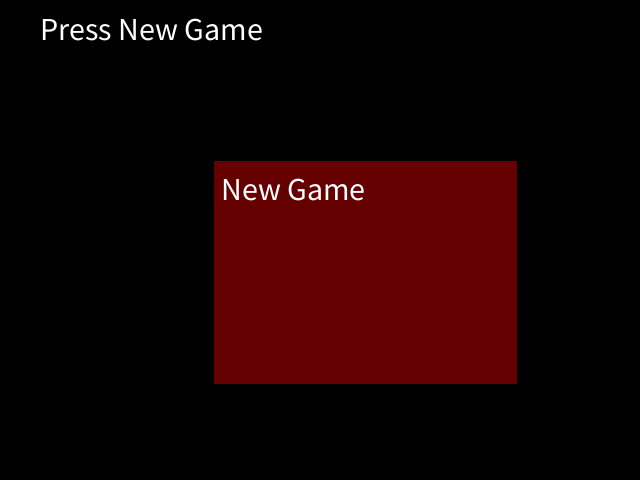
Frame 1 (no input)
Frame 60 (the mouse pressed at the canvas centre just before this capture): identical to frame 1, image omitted
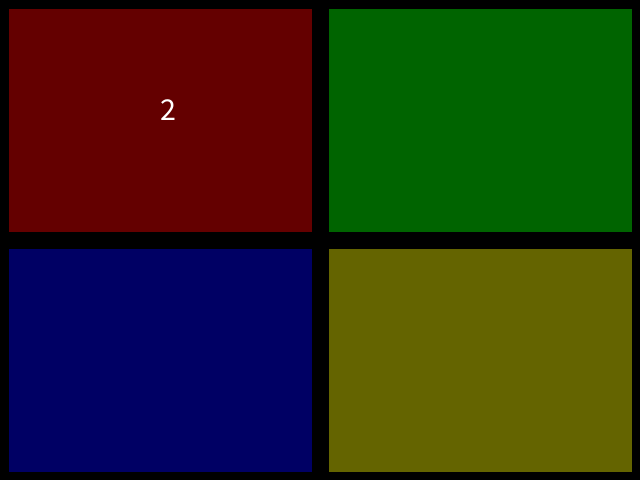
Frame 120 (the mouse held since frame 60 and released just before this capture)

The Processing sketch that drew these frames (run headless with seeded random() and noise(); from frame 60 on, the mouse is pressed at the canvas centre):

// Processing sketch: processing_136862
// ── processing_136862.pde

/**
    AC21010.4 Game
    Authors: Todd Harding, Will Neal, Sondai Smith, Adam Brown
     
    Description:
    Game Of Simon

**/
 


void setup() 
{
  size(640, 480);
  tileWidth = ((width/dimension) - (2 * padding));
  tileHeight = ((height/dimension) - (2 * padding));
  tiles = new ArrayList<Tile>();
  colors = new color[] {color(intensity, 0 , 0, alpha), color(0, intensity, 0, alpha), color(0, 0, intensity, alpha), color(intensity, intensity, 0, alpha)};
  flashColors = new color[] {color(255, 0, 0, alpha), color(0, 255, 0, alpha), color(0, 0, 255, alpha), color(255, 255, 0, alpha)}; 
  CreateMainMenu();
}

void draw() 
{
  ClearBG();
  switch(mode)
  {
    case MENU:
    {
      DrawMainMenu();
    }
    break;
    case GAME:
    {
      UpdateGame();
      DrawAllTiles();
      if(turnTimer > 0)
      {
        allowInput = false;
        fill(255);
        textSize(txtSize);
        text(turnTimer/1000 + 1, width/4, height/4);
      }
      else
      {
        allowInput = true;
      }
    }
    break;
  }
}

void mousePressed() 
{
  switch(mode)
  {
    case MENU:
    {
      HandleMenuInput();
    }
    break;
    case GAME:
    {
      HandleGameInput();
    }
    break;
  }
}
interface IButton
{
  void OnClick();
}

interface ICommand
{
  void Execute();
}

class Button implements IButton
{
  public boolean isMouseOver = false;
  public String text;
  public Rectangle bgGraphic;
  float xPos;
  float yPos;
  
  public ICommand command;
  
  public void OnClick()
  {
    if(command != null)
    {
      command.Execute();
    }
    else
            println("Null Command");
  }
}

class StartNewGameCommand implements ICommand
{
  void Execute()
  {
    ResetGameState();
    mode = GAME;
    println("New Game Command Executed");
  }
}
/////////////////////////////////////
// This File is evil
// and should be destroyed
// (but it won't)
/////////////////////////////////////

// Constants
final int turnTime = 3000;
final int intensity = 100;
final int startSequenceLength = 2;
// GRR Processing does not support enums
final int MENU = 0;
final int GAME = 1;
final int WIN = 2;
final int txtSize = 32;

// Variables
float tileWidth = 50;
float tileHeight = 50;
float padding = 8;
int mode = MENU;
int dimension = 2;
int currentSequenceLength = startSequenceLength;
int winSequenceLength = 10;
int alpha=255;
int turnTimer = turnTime;
int lastMillis = 0;
int delta = 0;
boolean allowInput = true;

String menuMessage = "Press New Game";

ArrayList<Tile> tiles;
ArrayList<Tile> sequence;
ArrayList<Tile> currentSequence;
ArrayList<Tile> flashSequence;
Tile currentFlashedTile;
Tile selectedTile = null;

ArrayList<Button> menuButtons;

color[] colors;
color[] flashColors;
Button newGameButton;
void CreateMainMenu()
{
  menuButtons = new ArrayList<Button>();
  newGameButton = new Button();
  newGameButton.text = "New Game";
  newGameButton.xPos = width/3 + padding;
  newGameButton.yPos = height/3 + txtSize + padding;
  Tile t = new Tile();
  t.c = GetColorIndex(0);
  t.tc = colors[t.c];
  t.position = new PVector(width/3, height/3);
  newGameButton.bgGraphic = t;
  StartNewGameCommand command = new StartNewGameCommand();
  newGameButton.command = command;
  menuButtons.add(newGameButton);
}

void ResetGameState()
{
  turnTimer = turnTime;
  CreateTiles();
  GenerateSequences();
  currentSequenceLength = startSequenceLength;
  currentFlashedTile = null;
}

void ClearBG()
{
  background(0);
}

void DrawAllTiles()
{
  for (Tile t : tiles)
  {
    DrawTile(t);
  }
}

int GetColorIndex(int i)
{
  return i % colors.length;
}

void DrawMainMenu()
{
  UpdateTime();
  textSize(txtSize);
  text(menuMessage, padding + txtSize, padding + txtSize);
  for(Button b : menuButtons)
  {
    DrawButton(b);
  }
}

void DrawButton(Button b)
{
  if(b.bgGraphic != null)
  {
    fill(b.bgGraphic.tc);
    rect(b.bgGraphic.position.x, b.bgGraphic.position.y, tileWidth, tileHeight);
  }
  if(b.text != null)
  {
    fill(255);
    textSize(txtSize);
    text(b.text, b.xPos, b.yPos);
  }
}

void CreateTiles()
{
    tiles = new ArrayList<Tile>();
  for (int y = 0; y < dimension; y++)
  {
    for (int x = 0; x < dimension; x++)
    {
      Tile t = new Tile();
      t.c = GetColorIndex(x + (y * dimension));
      t.tc = colors[t.c];
      t.position = new PVector( padding + x * (width/dimension), padding + y * (height/dimension));
      tiles.add(t);
    }
  }
}

void UpdateTime()
{
  turnTimer -= delta;
  delta = millis() - lastMillis;
  lastMillis = millis();
}

void DrawTile(Tile t)
{
  fill(t.tc);
  rect(t.position.x, t.position.y, tileWidth, tileHeight);
}

void UpdateFlashSequence()
{
  if(currentFlashedTile != null && currentFlashedTile.isFlashed == false) //<>//
  {
    currentFlashedTile = null;
  }
  
  if(!flashSequence.isEmpty() && currentFlashedTile == null && turnTimer <= 0)
  {
    currentFlashedTile = flashSequence.get(0);
    currentFlashedTile.flash();
    flashSequence.remove(currentFlashedTile);
  }
}

void UpdateGame()
{
  UpdateFlashSequence();
  UpdateTime();
  for(Tile t : tiles)
  {
    t.update();
    if(isOverTile(t))
    {
      t.isMouseOver = true;
    }
    else
    {
      t.isMouseOver = false;
    }
  }
}

void UpdateMenu()
{
  for(Button b : menuButtons)
  {
    if(isOverTile(b.bgGraphic))
    {
      b.bgGraphic.isMouseOver = true;
    }
    else
    {
      b.bgGraphic.isMouseOver = false;
    }
  }
}

boolean isOverTile(Rectangle tile)
{
  return isOver(tile.position.x, tile.position.y, mouseX, mouseY, tileWidth, tileHeight);
}

boolean isOver(float x, float y, float mx, float my, float _width, float _height)
{
  if(mx >= x && mx <= x + _width &&
    my >= y && my <= y + _height)
    return true;
   else
     return false;
}

void HandleMenuInput()
{
  for(Button b : menuButtons)
  {
    if(isOverTile(b.bgGraphic))
    {
      b.OnClick();
    }
  }
}

void HandleGameInput()
{
  if(allowInput)
  {
    if(!currentSequence.isEmpty())
    {
      for(Tile t : tiles)
      {
        if(isOverTile(t))
        {
          t.OnClick();
        }
      }
      if(isOverTile(currentSequence.get(0)))
      {
        CorrectTilePressed();
      }
      else
      {
        println("wrong");
        IncorrectTilePressed();
      }
    }
    else
    {
      println("sequence is empty");
    }
  }
}

void CorrectTilePressed()
{
  println("correct");
  currentSequence.remove(currentSequence.get(0));
  if(currentSequence.isEmpty())
  {
    currentSequenceLength++;
    if(currentSequenceLength == winSequenceLength)
    {
      menuMessage = "You Win";
      mode = MENU;
    }
    else
    {
      turnTimer = turnTime;
      IterateSequence();
    }
  }
}

void IncorrectTilePressed()
{
    //GenerateSequences();
    menuMessage = "You Lose";
    turnTimer = turnTime;
    mode = MENU;
}

void ResetCurrentSequence()
{
  currentSequence = CopyTileArray(sequence);
}

ArrayList<Tile> CopyTileArray(ArrayList<Tile> src)
{
  ArrayList<Tile> dst;
  dst = new ArrayList<Tile>();
  for(Tile t : src)
  {
    dst.add(t);
  }
  return dst;
}

void GenerateSequences()
{
  currentSequenceLength = startSequenceLength;
  sequence = new ArrayList<Tile>();
  flashSequence = new ArrayList<Tile>();
  currentSequence = new ArrayList<Tile>();
  print("Sequence: ");
  for(int i = 0; i < currentSequenceLength; i++)
  {
    int index = (int)random(dimension * dimension);
    sequence.add(tiles.get(index));
    flashSequence.add(tiles.get(index));
    currentSequence.add(tiles.get(index));
    print(index + 1 + " ");
  }
}

void IterateSequence()
{
  int index = (int)random(dimension * dimension);
  sequence.add(tiles.get(index));
  print(index + 1 + " ");
  currentSequence = new ArrayList<Tile>();
  flashSequence = new ArrayList<Tile>();
  for(Tile t : sequence)
  {
    currentSequence.add(t);
    flashSequence.add(t);
  }
}
class Rectangle
{
  final private float flashTimePerFrame = 0.025f;
  final private float flashTime = 1.0f;
  public PVector position;
  int c;
  boolean isMouseOver = false;
  boolean isFlashed = false;
  color tc;
  private float flashTimer = 0;
  
  public void flash()
  {
    flashTimer = flashTime;
    isFlashed = true;
  }
  
  public void update()
  {
    if(isFlashed && flashTimer > 0)
    {
      tc = lerpColor(colors[c], flashColors[c], flashTimer * 1.0f);
      flashTimer -= flashTimePerFrame;
    }
    else
    {
      isFlashed = false;
      tc = colors[c];
    }
  }
}

class Tile extends Rectangle
{
  void OnClick()
  {
    flash();
  }
}
